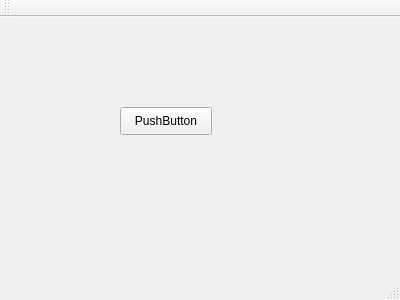
<?xml version="1.0" encoding="UTF-8"?>
<ui version="4.0">
 <class>MainWindow</class>
 <widget class="QMainWindow" name="MainWindow">
  <property name="geometry">
   <rect>
    <x>0</x>
    <y>0</y>
    <width>400</width>
    <height>300</height>
   </rect>
  </property>
  <property name="windowTitle">
   <string>MainWindow</string>
  </property>
  <widget class="QWidget" name="centralWidget">
   <widget class="QPushButton" name="pushButton">
    <property name="geometry">
     <rect>
      <x>120</x>
      <y>90</y>
      <width>92</width>
      <height>28</height>
     </rect>
    </property>
    <property name="text">
     <string>PushButton</string>
    </property>
   </widget>
  </widget>
  <widget class="QMenuBar" name="menuBar">
   <property name="geometry">
    <rect>
     <x>0</x>
     <y>0</y>
     <width>400</width>
     <height>26</height>
    </rect>
   </property>
  </widget>
  <widget class="QToolBar" name="mainToolBar">
   <attribute name="toolBarArea">
    <enum>TopToolBarArea</enum>
   </attribute>
   <attribute name="toolBarBreak">
    <bool>false</bool>
   </attribute>
  </widget>
  <widget class="QStatusBar" name="statusBar"/>
 </widget>
 <layoutdefault spacing="6" margin="11"/>
 <resources/>
 <connections/>
</ui>
